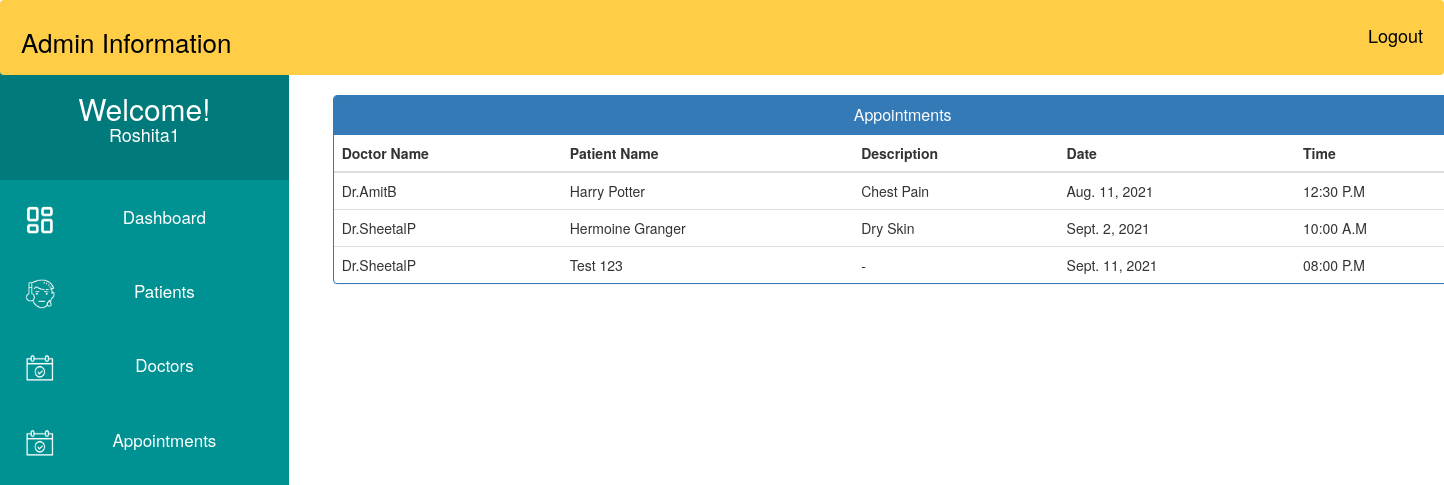
Page /admin_view_appointment/ (signed in) on the earlier database version.
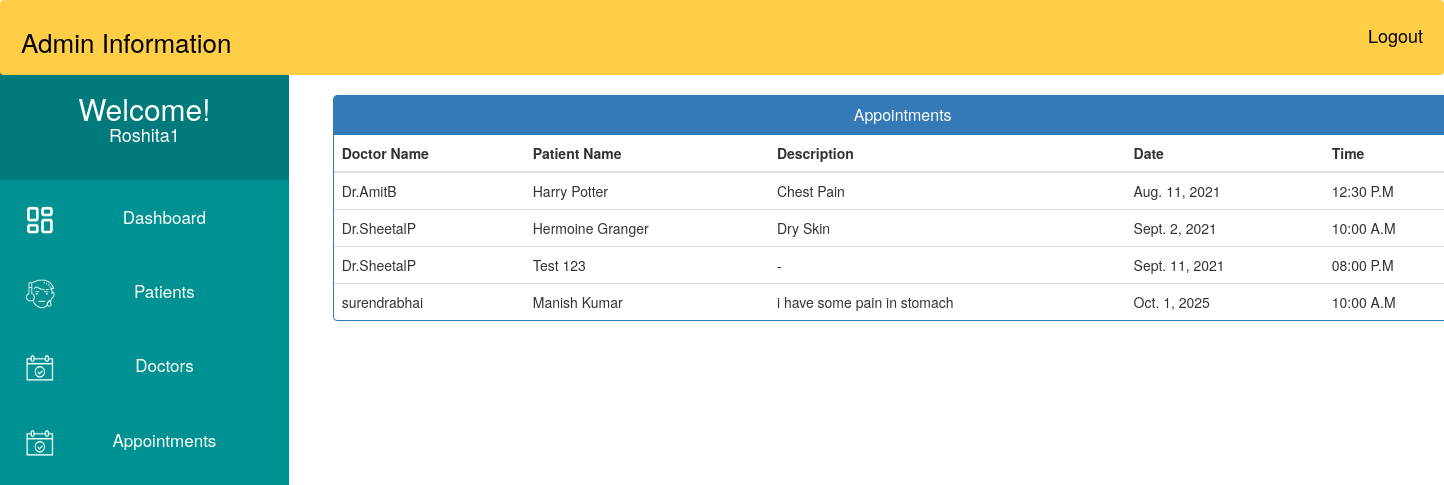
Same page on the later database version.
### MyApp/models.py (models this page shows, shortened)
class Appointment(models.Model):
    patientId=models.PositiveIntegerField(null=True)
    doctorId=models.PositiveIntegerField(null=True)
    patientName=models.CharField(max_length=40,null=True)
    doctorName=models.CharField(max_length=40,null=True)
    appointmentDate=models.DateField(null=False)
    description=models.TextField(max_length=500)
    status=models.BooleanField(default=False)
    time = models.CharField(max_length=10, choices=Time,default="")

### MyApp/views.py (the view)
# urls.py: path('admin_view_appointment/', views.admin_view_appointment, name="admin_view_appointment"),
@login_required(login_url='adminlogin')
def admin_view_appointment(request):
    appointments=Appointment.objects.all().filter(status=True)
    return render(request,'MyApp/admin_view_appointment.html',{'appointments':appointments})

### templates/MyApp/admin_view_appointment.html (shortened to what this page needs)
{% extends 'MyApp/admin_base.html' %}
{% block content_dashboard %}
<head>
  <link href="//netdna.bootstrapcdn.com/bootstrap/3.0.0/css/bootstrap.min.css" rel="stylesheet" id="bootstrap-css">
</head>
<div class="container" style="margin-left:22%; margin-right:5%;">
  <div class="panel panel-primary">
    <div class="panel-heading">
      <h6 class="panel-title">Appointments</h6>
    </div>
    <table class="table table-hover" id="dev-table">
      <thead>
        <tr>
          <th>Doctor Name</th>
          <th>Patient Name</th>
          <th>Description</th>
          <th>Date</th>
          <th>Time</th>
        </tr>
      </thead>
      {% for a in appointments %}
      <tr>
        <td> {{a.doctorName}}</td>
        <td>{{a.patientName}}</td>
        <td>{{a.description}}</td>
        <td>{{a.appointmentDate}}</td>
        <td>{{a.time}}</td>
      </tr>
      {% endfor %}
    </table>
  </div>
</div>
{% endblock content_dashboard %}

Differences in the rows shown:
added Appointment: doctorName "surendrabhai", patientName "Manish Kumar", description "i have some pain in stomach", appointmentDate "Oct. 1, 2025", time "10:00 A.M"
